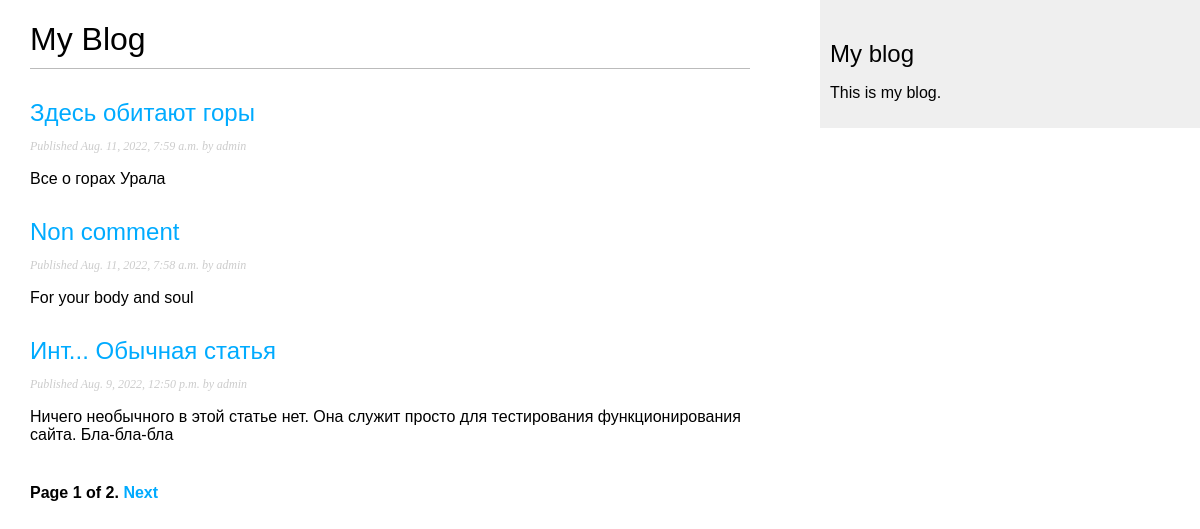
Screenshot of /blog/ with the database file from the repository.
### blog/models.py (models this page shows, shortened)
class Post(models.Model):
    STATUS_CHOICES = (
        ('draft', 'Draft'),
        ('published', 'Published'),
    )
    title = models.CharField(max_length=250)
    slug = models.SlugField(max_length=250, unique_for_date='publish')
    author = models.ForeignKey(User, on_delete=models.CASCADE,
                               related_name='blog_posts')
    body = models.TextField()
    publish = models.DateTimeField(default=timezone.now)
    created = models.DateTimeField(auto_now_add=True)
    updated = models.DateTimeField(auto_now=True)
    status = models.CharField(max_length=10, choices=STATUS_CHOICES, default='draft')
    objects = models.Manager()
    published = PublishedManager()
    class Meta:
        ordering = ('-publish',)
    def get_absolute_url(self):
        return reverse('blog:post_detail', args=[self.publish.year, self.publish.month, self.publish.day, self.slug])

### blog/views.py (the view)
# urls.py: path('', views.PostListView.as_view(), name='post_list'),
class PostListView(ListView):
    queryset = Post.published.all()
    context_object_name = 'posts'
    paginate_by = 3
    template_name = 'blog/post/list.html'

### blog/templates/blog/post/list.html (shortened to what this page needs)
{% extends "blog/base.html" %}
{% block content %}
    <h1>My Blog</h1>
    {% for post in posts %}
      <h2>
        <a href="{{ post.get_absolute_url }}">{{ post.title }}</a>
      </h2>
    <p class="date">Published {{ post.publish }} by {{ post.author }}</p>
    {{ post.body|truncatewords:30|linebreaks }}
    {% endfor %}
    {% include "pagination.html" with page=page_obj %}
{% endblock %}

### blog/static/css/blog.css (style rules this page uses)
body { margin:0; padding:0; font-family:helvetica, sans-serif; }
a { color:#00abff; text-decoration:none; }
h1 { font-weight:normal; border-bottom:1px solid #bbb; padding:0 0 10px 0; }
h2 { font-weight:normal; margin:30px 0 0; }
p.date { color:#ccc; font-family: georgia, serif; font-size: 12px; font-style: italic; }

### rows the page displays
Post: title "Здесь обитают горы", publish "Aug. 11, 2022, 7:59 a.m.", author "admin", body "Все о горах Урала"
Post: title "Non comment", publish "Aug. 11, 2022, 7:58 a.m.", author "admin", body "For your body and soul"
Post: title "Инт... Обычная статья", publish "Aug. 9, 2022, 12:50 p.m.", author "admin", body "Ничего необычного в этой статье нет. Она служит просто для тестирования функционирования сайта. Бла-бла-бла"

### other values shown
{{ page.number }} "1"
{{ page.paginator.num_pages }} "2"
